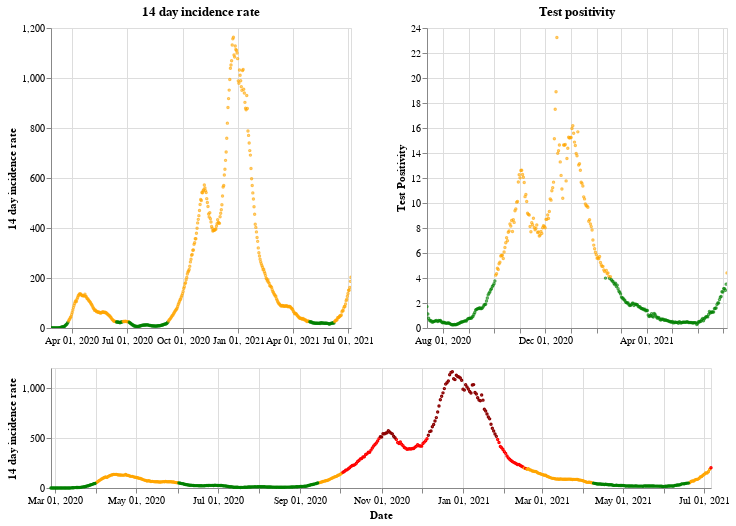

Write notebook code for a chart like this one.
### Markdown cell above
## Wales

### Code cell
plot_traffic_light('Wales')

### Figure 1 — Vega-Lite specification as saved in the notebook (floating-point values rounded to 4 significant figures; data arrays with more than 128 entries replaced by an {"elided": "..."} marker saying what was removed)
{"config": {"view": {"continuousWidth": 400, "continuousHeight": 300}}, "vconcat": [{"hconcat": [{"mark": {"type": "point", "size": 2}, "encoding": {"color": {"condition": {"value": "green", "test": "(datum.twoWeeklyCasesRate <= 25)"}, "value": "orange"}, "tooltip": [{"type": "nominal", "field": "areaName"}, {"type": "temporal", "field": "date"}, {"type": "quantitative", "field": "twoWeeklyCasesRate"}, {"type": "quantitative", "field": "testPositivity"}], "x": {"type": "temporal", "axis": {"title": ""}, "field": "date", "scale": {"domain": {"selection": "DateBrush"}}, "timeUnit": "yearmonthdate"}, "y": {"type": "quantitative", "axis": {"title": "14 day incidence rate"}, "field": "twoWeeklyCasesRate"}}, "title": "14 day incidence rate", "width": 300}, {"mark": {"type": "point", "size": 2}, "encoding": {"color": {"condition": {"value": "green", "test": "(datum.testPositivity <= 4)"}, "value": "orange"}, "tooltip": [{"type": "nominal", "field": "areaName"}, {"type": "temporal", "field": "date"}, {"type": "quantitative", "field": "twoWeeklyCasesRate"}, {"type": "quantitative", "field": "testPositivity"}], "x": {"type": "temporal", "axis": {"title": ""}, "field": "date", "scale": {"domain": {"selection": "DateBrush"}}, "timeUnit": "yearmonthdate"}, "y": {"type": "quantitative", "axis": {"title": "Test Positivity"}, "field": "testPositivity"}}, "title": "Test positivity", "width": 300}]}, {"layer": [{"mark": {"type": "point", "size": 2}, "encoding": {"color": {"condition": {"value": "orange", "test": "(((datum.testPositivity < 4) && (datum.twoWeeklyCasesRate >= 50)) && (datum.twoWeeklyCasesRate < 200))"}, "value": "red"}, "opacity": {"condition": {"value": 1, "test": "((datum.twoWeeklyCasesRate >= 50) && (datum.twoWeeklyCasesRate < 500))"}, "value": 0}, "tooltip": [{"type": "nominal", "field": "areaName"}, {"type": "temporal", "field": "date"}, {"type": "quantitative", "field": "twoWeeklyCasesRate"}, {"type": "quantitative", "field": "testPositivity"}], "x": {"type": "temporal", "axis": {"title": "Date"}, "field": "date", "timeUnit": "yearmonthdate"}, "y": {"type": "quantitative", "axis": {"title": "14 day incidence rate"}, "field": "twoWeeklyCasesRate"}}, "selection": {"DateBrush": {"type": "interval", "encodings": ["x"], "fields": ["Time"]}}}, {"mark": {"type": "point", "size": 2}, "encoding": {"color": {"value": "darkred"}, "opacity": {"condition": {"value": 1, "test": "(datum.twoWeeklyCasesRate >= 500)"}, "value": 0}, "tooltip": [{"type": "nominal", "field": "areaName"}, {"type": "temporal", "field": "date"}, {"type": "quantitative", "field": "twoWeeklyCasesRate"}, {"type": "quantitative", "field": "testPositivity"}], "x": {"type": "temporal", "axis": {"title": "Date"}, "field": "date", "timeUnit": "yearmonthdate"}, "y": {"type": "quantitative", "axis": {"title": "14 day incidence rate"}, "field": "twoWeeklyCasesRate"}}}, {"mark": {"type": "point", "size": 2}, "encoding": {"color": {"condition": {"value": "green", "test": "((datum.testPositivity < 4) && (datum.twoWeeklyCasesRate < 50))"}, "value": "orange"}, "opacity": {"condition": {"value": 1, "test": "(datum.twoWeeklyCasesRate < 50)"}, "value": 0}, "tooltip": [{"type": "nominal", "field": "areaName"}, {"type": "temporal", "field": "date"}, {"type": "quantitative", "field": "twoWeeklyCasesRate"}, {"type": "quantitative", "field": "testPositivity"}], "x": {"type": "temporal", "axis": {"title": "Date"}, "field": "date", "timeUnit": "yearmonthdate"}, "y": {"type": "quantitative", "axis": {"title": "14 day incidence rate"}, "field": "twoWeeklyCasesRate"}}}], "height": 120, "width": 660}], "data": {"name": "data-0df359946ae4cbca023a264a23304bdb"}, "$schema": "https://vega.github.io/schema/vega-lite/v4.8.1.json", "datasets": {"data-0df359946ae4cbca023a264a23304bdb": {"elided": "496 records"}}}
